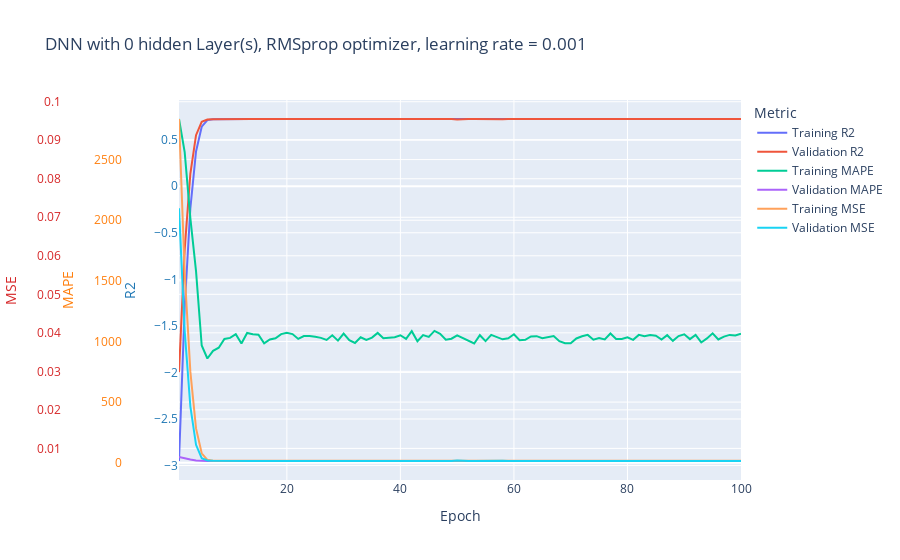

Here is the notebook cell this chart was saved with:
### Code cell
linreg = compile_linear()
train(linreg)
fig = create_plot(linreg)

fig.show()
